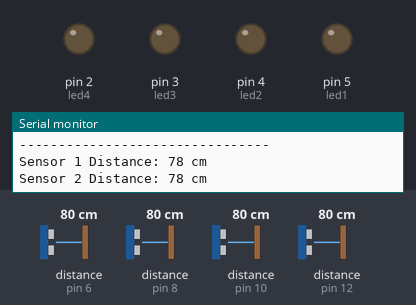
A sketch run on a simulated Arduino Leonardo, built with avr-gcc and run on an emulated ATmega32U4. Shown: output pins drawn as LEDs (lit = HIGH), the last lines printed to the serial monitor. Wiring (inferred from the names in the program): 4 × ultrasonic range finder: trigger pin 7, echo pin 6 / trigger pin 9, echo pin 8 / trigger pin 11, echo pin 10 / trigger pin 13, echo pin 12. The test bench sets the inputs (shaded band); at power-on: distance to the obstacle (sensors on pin 6, pin 8, pin 10, pin 12) 80 cm. The echo pulse lasts 58.3 µs per cm; pins used as bus, display or sensor lines are not drawn.

Above: at 2.0 s.
At 6.5 s:
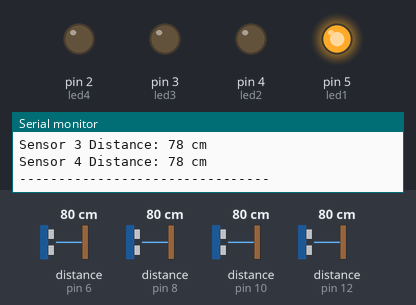
At 11.5 s:
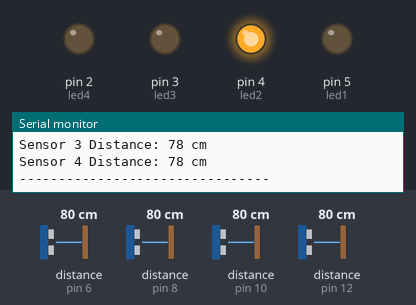
At 16.5 s:
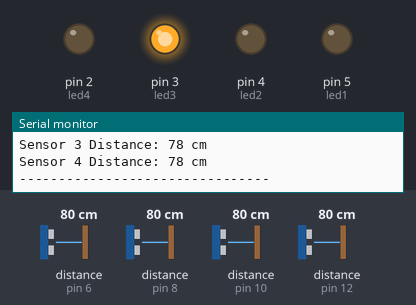
At 21.5 s:
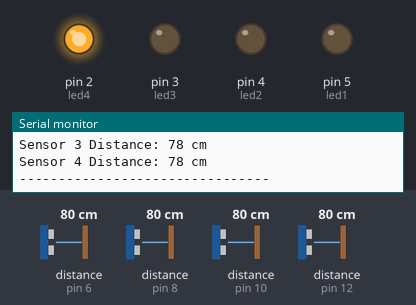
Timing chart, 0 to 31.2 s (numbered marks = the images above):
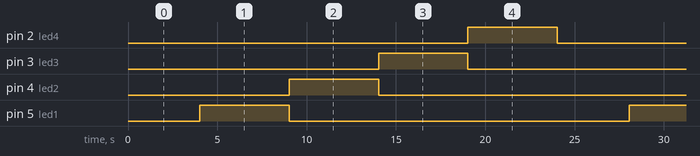

Measured:
- by itself, pin 2 (led4), pin 3 (led3), pin 4 (led2), pin 5 (led1): alternates HIGH for 5.0 s and LOW for 19.0 s
- by itself, everything shown: repeats every 24.0 s, in 5 steps

The sketch:

Traffic-Management.ino
```cpp
#include <Mouse.h>

const int trigpin1= 13;
const int echopin1= 12;
const int trigpin2= 11;
const int echopin2= 10;
const int trigpin3= 9;
const int echopin3= 8;
const int trigpin4= 7;
const int echopin4= 6;

const int led1 = 5 ;
const int led2 = 4 ;
const int led3 = 3 ;
const int led4 = 2 ;

long duration1,duration2,duration3,duration4;
int distance1,distance2,distance3,distance4;

void setup(){
  pinMode(trigpin1,OUTPUT);
  pinMode(echopin1,INPUT);
  pinMode(trigpin2,OUTPUT);
  pinMode(echopin2,INPUT);
  pinMode(trigpin3,OUTPUT);
  pinMode(echopin3,INPUT);
  pinMode(trigpin4,OUTPUT);
  pinMode(echopin4,INPUT);

  pinMode(led1,OUTPUT);
  pinMode(led2,OUTPUT);
  pinMode(led3,OUTPUT);
  pinMode(led4,OUTPUT);

  Serial.begin(9600);
  Serial.println("Smart Traffic Signal System Started");
  Serial.println("--------------------------------");
}

void loop(){

  CalculateDistances();

  if(distance1 <= 20 || distance2<= 20){
    digitalWrite(led1,HIGH);
    delay(10000);
    digitalWrite(led1,LOW);
  }
  else{
    digitalWrite(led1,HIGH);
    delay(5000);
    digitalWrite(led1,LOW);
  }

  // LED 2
  digitalWrite(led2,HIGH);
  delay(5000);
  digitalWrite(led2,LOW);

  // LED 3
  if(distance3 <= 20 || distance4<= 4){
    digitalWrite(led3,HIGH);
    delay(10000);
    digitalWrite(led3,LOW);
  }
  else{
    digitalWrite(led3,HIGH);
    delay(5000);
    digitalWrite(led3,LOW);
  }

  // LED 4
  digitalWrite(led4,HIGH);
  delay(5000);
  digitalWrite(led4,LOW);
}

void CalculateDistances(){

  // Sensor 1
  digitalWrite(trigpin1,HIGH);
  delayMicroseconds(100);
  digitalWrite(trigpin1,LOW);
  duration1 = pulseIn(echopin1,HIGH);
  distance1 = duration1 * 0.034 / 2;

  Serial.print("Sensor 1 Distance: ");
  Serial.print(distance1);
  Serial.println(" cm");

  delay(1000);

  // Sensor 2
  digitalWrite(trigpin2,HIGH);
  delayMicroseconds(100);
  digitalWrite(trigpin2,LOW);
  duration2 = pulseIn(echopin2,HIGH);
  distance2 = duration2 * 0.034 / 2;

  Serial.print("Sensor 2 Distance: ");
  Serial.print(distance2);
  Serial.println(" cm");

  delay(1000);

  // Sensor 3
  digitalWrite(trigpin3,HIGH);
  delayMicroseconds(100);
  digitalWrite(trigpin3,LOW);
  duration3 = pulseIn(echopin3,HIGH);
  distance3 = duration3 * 0.034 / 2;

  Serial.print("Sensor 3 Distance: ");
  Serial.print(distance3);
  Serial.println(" cm");

  delay(1000);

  // Sensor 4
  digitalWrite(trigpin4,HIGH);
  delayMicroseconds(100);
  digitalWrite(trigpin4,LOW);
  duration4 = pulseIn(echopin4,HIGH);
  distance4 = duration4 * 0.034 / 2;

  Serial.print("Sensor 4 Distance: ");
  Serial.print(distance4);
  Serial.println(" cm");

  Serial.println("--------------------------------");
  delay(1000);
}
```
